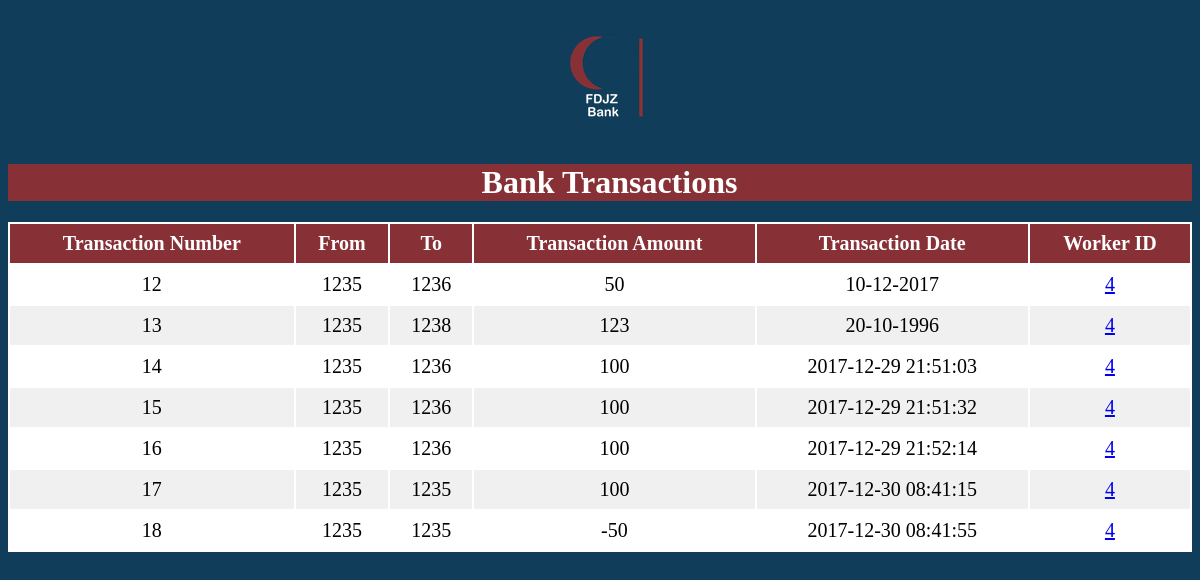
Page /Worker/php/ViewSpecificTransaction.php?id=1002 on the earlier database version.
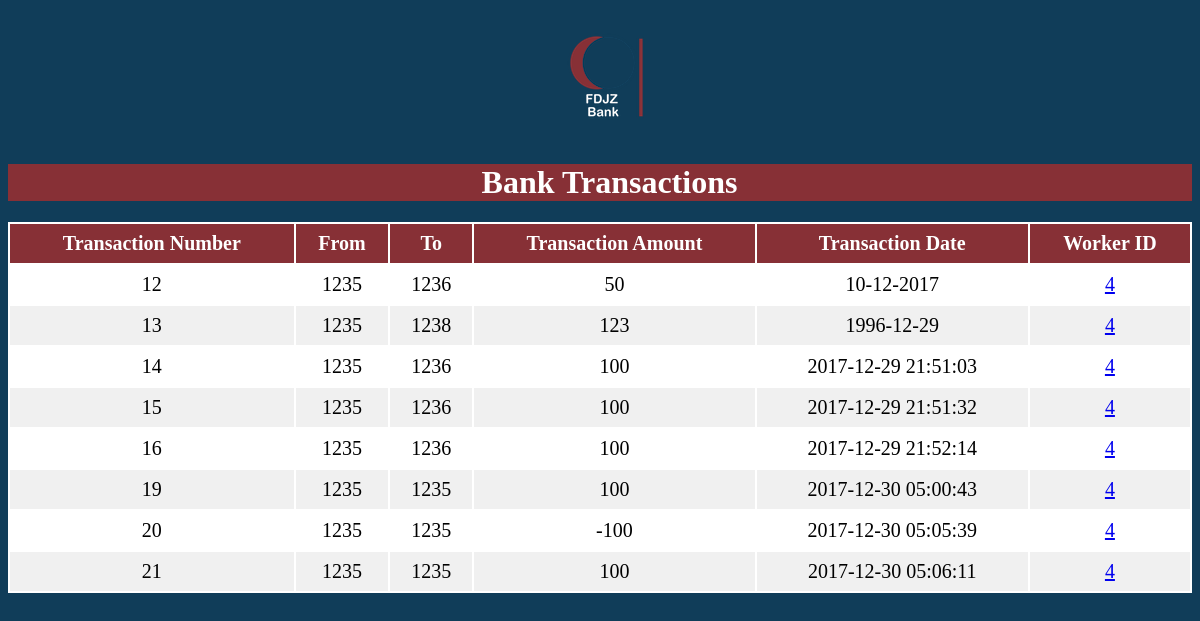
Same page on the later database version.
### tables this page shows
CREATE TABLE IF NOT EXISTS `transactions` (
  `TransactionID` int(11) NOT NULL AUTO_INCREMENT,
  `FromAccount` int(11) NOT NULL,
  `ToAccount` int(11) NOT NULL,
  `Amount` float DEFAULT NULL,
  `TransactionDate` varchar(50) DEFAULT NULL,
  `WorkerID` int(11) NOT NULL,
  PRIMARY KEY (`TransactionID`),
  KEY `FK9` (`WorkerID`),
  KEY `FK13` (`FromAccount`),
  KEY `FK14` (`ToAccount`)
);

### Worker/ClassesGedida/dbconnect.php (called while the page is built, shortened)
<?php
  class dbconnect
  {
      private $servername;
      private $username;
      private $password;
      private $db;
      private $con;
      function __construct()
      {
          $this->servername = "localhost";
          $this->username = "root";
          $this->password = "";
          $this->db = "FDJZ";
          $this->con = $this->Connect();
      }
      function connect()
      {
          $this->con = mysqli_connect($this->servername, $this->username, $this->password, $this->db);
          if ($this -> con ->connect_error)
          {
              die("Failed to connect: " .$this->con->connect_error);
          }
          else
          {
              return $this->con;
          }
      }
      function executesql($sql)
      {
        $result = mysqli_query($this->con, $sql);
        if($result == TRUE)
              {
          return $result;
        }
        else
              {
          echo "Error executing SQL statement: " .$this->con->error;
        }
      }
  }
?>

### Worker/ClassesGedida/Transactions.php (the view, shortened to what this page needs)
<?php
require_once "../ClassesGedida/dbconnect.php";
  class Transactions
  {
      function viewTransactionsBySpecificCustomer($id){
      			$db = new dbconnect;
      			$db->connect();
      			$sql = "SELECT * FROM `TRANSACTIONS`, bank_accounts
      							WHERE  bank_accounts.UserID = '$id'
      							AND FromAccount = bank_accounts.AccountNumber
      							";
      			$result = $db->executesql($sql);
      			foreach($result as $row){
      					echo'<tr>';
      					echo'<td>'.$row['TransactionID'].'</td>';
      					echo'<td>'.$row['FromAccount'].'</td>';
      					echo'<td>'.$row['ToAccount'].'</td>';
      					echo'<td>'.$row['Amount'].'</td>';
      					echo'<td>'.$row['TransactionDate'].'</td>';
      					echo'<td><a href="WorkerReportFromTransaction.php?id='.$row['WorkerID'].'">'.$row['WorkerID'].'</a></td>';
      					echo'</tr>';
      			}
	  }
    }
?>

Differences in the rows shown:
no longer on this page (row edited): transactions: TransactionID "17", FromAccount "1235", ToAccount "1235", Amount "100", TransactionDate "2017-12-30 08:41:15", WorkerID "4"
removed transactions: TransactionID "18", FromAccount "1235", ToAccount "1235", Amount "-50", TransactionDate "2017-12-30 08:41:55", WorkerID "4"
changed transactions id 13: TransactionDate "20-10-1996" → "1996-12-29"
added transactions: TransactionID "19", FromAccount "1235", ToAccount "1235", Amount "100", TransactionDate "2017-12-30 05:00:43", WorkerID "4"
added transactions: TransactionID "20", FromAccount "1235", ToAccount "1235", Amount "-100", TransactionDate "2017-12-30 05:05:39", WorkerID "4"
added transactions: TransactionID "21", FromAccount "1235", ToAccount "1235", Amount "100", TransactionDate "2017-12-30 05:06:11", WorkerID "4"
